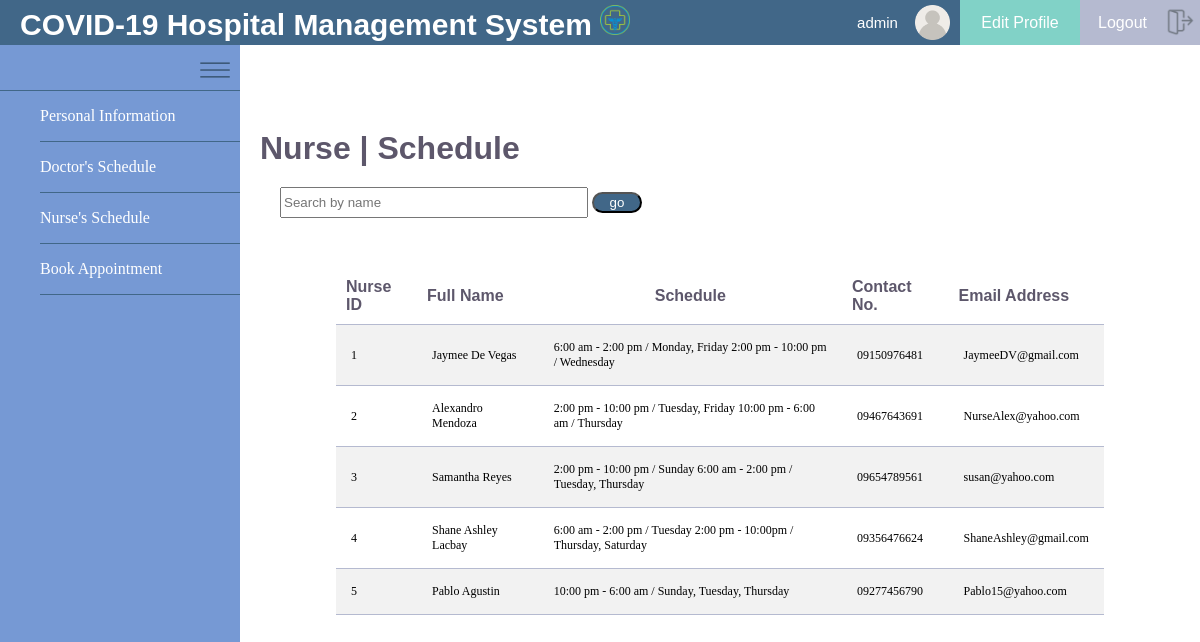
The page /Receptionist/rnurse_schedule.php (signed in) on the database its author committed.
### tables this page shows
CREATE TABLE `nurse_register` (
  `ID` int(11) NOT NULL,
  `nFull_name` varchar(255) NOT NULL,
  `nBirthday` date NOT NULL,
  `nSchedule` varchar(255) NOT NULL,
  `nAddress` varchar(255) NOT NULL,
  `nContact_no` varchar(200) NOT NULL,
  `nEmail_Add` varchar(255) NOT NULL,
  `nUsername` varchar(255) NOT NULL,
  `nPassword` varchar(255) NOT NULL
);

### Receptionist/rnurse_schedule.php (the view, shortened to what this page needs)
<?php include('code.php'); ?>
<!DOCTYPE html>
<html>
<head>
	<link rel="stylesheet" type="text/css" href="r.css">
</head>
<body>
		<div class="navbar">
		<h1 id="name">COVID-19 Hospital Management System
			<img src="images/hospital.png" id="hospital">
		</h1>
	</div>
	<div id="username" style="font-family: arial; color: white; text-align: center; justify-content: center; line-height: 45px; font-size: 15px;">
		<img src="Images/user.png" id="userpng">
		<?php echo $_SESSION ['username'];?>
	</div>
	<div>
	<a href="recep_edit.php"><div id="edit" style="font-family: arial; color: white; text-align: center; justify-content: center; line-height: 45px; font-size: 16px;">Edit Profile <img src="Images/edit.png" id="editpng"> </div></a>
		 	<a href="logout.php"><div id="logout" style="font-family: arial; color: white; text-align: center; justify-content: center; line-height: 45px; font-size: 16px;">Logout <img src="Images/logout.png" id="logoutpng"></div></a>
	<div id="menu">
		<img src="Images/menu.png" id="menus">
	</div>
	<div class="area">
		<h1 class="htitle">Nurse | Schedule</h1>
		<div id="search">
			<?php if(isset($_POST['go'])){
			$search = $_POST['search'];
			$sql = "SELECT ID, nFull_name, nSchedule, nContact_no, nEmail_Add FROM nurse_register WHERE nFull_name LIKE '%$search%'";
		}else{
			$sql = "SELECT ID, nFull_name, nSchedule, nContact_no, nEmail_Add FROM nurse_register";
			$search ="";
		}
			$results = mysqli_query($db, $sql );
		 ?>
			<form method="post" action="rnurse_schedule.php">
			<input type="text" name="search" placeholder="Search by name" value="<?php echo $search;?>">
			<button name="go">go</button>
		</form>
		</div>
			<table width="80%" class="tbl">
				<tr class="tr">
						<th class="th">Nurse ID</th>
						<th class="th">Full Name</th>
						<th class="th" style="text-align: center;">Schedule</th>
						<th class="th">Contact No.</th>
						<th class="th">Email Address</th>
					</tr>
				<?php while ($row = mysqli_fetch_array($results)) { ?>
					<tr class="tr">
						<td class="td"><?php echo $row['ID']; ?></td>
						<td class="td"><?php echo $row['nFull_name']; ?></td>
						<td class="td"><?php echo $row['nSchedule']; ?></td>
						<td class="td"><?php echo $row['nContact_no']; ?></td>
						<td class="td"><?php echo $row['nEmail_Add']; ?></td>
					</tr>
				<?php } ?>
				</table>
	</div>
	<div id="menulist">
		<ul>
			<li><a href="home.php">Personal Information</a></li>
			<li><a href="rdoctor_sched.php">Doctor's Schedule</a></li>
			<li><a href="rnurse_schedule.php">Nurse's Schedule</a></li>
			<li><a href="book_appointment.php">Book Appointment</a></li>
		</ul>
	</div>
</body>
</html>

### Receptionist/r.css (style rules this page uses)
* { margin: 0; }
#hospital { width: 30px; height: 30px; padding-top: 5px; }
#name { font-family: helvetica; font-size: 30px; color: white; text-align: left; text-indent: 20px; }
.navbar { background: #416788; width: 70%; height: 45px; float: left; }
#username { width: 10%; float: left; background: #416788; height: 45px; }
#edit { width: 10%; background: #81D2c7; float: left; height: 45px; }
#logout { width: 10%; background: #b5bad0; float: left; height: 45px; }
#menu { background: #7699d4; width: 20%; height: 45px; border-bottom: 1px solid #416788; float: left; }
#menulist { background: #7699d4; width: 20%; height:100vh; }
ul { box-sizing: border-box; }
ul li { font-family: verdana; background: #7699d4; border-bottom: 1px solid #416788; line-height: 50px; list-style: none; }
ul li a { text-decoration: none; color: white; }
.htitle { font-family: Arial; margin-top: 85px; text-indent:20px; color: #5d576b; }
.area { overflow: hidden; overflow-y: scroll; background: white; float: right; width: 80%; height: calc(100vh - 45px); box-sizing: border-box; }
.tbl { margin: 30px auto; border-collapse: collapse; }
.th { text-align: left; border: none; border-bottom: 1px solid #b5bad0; color: #5d576b; font-family: helvetica; font-weight: 500px; padding: 10px; }
.td { font-family: verdana; font-size: 12px; padding: 15px; border: none; border-bottom: 1px solid #b5bad0; }
.tr { padding: 20px; }
.tr:nth-child(even) { background-color: #f2f2f2; }
#search { margin-left: 20px; padding: 20px; }
#search input { height: 25px; width: 300px; }
#search button { background: #416788; width: 50px; color: white; border-radius: 20px; }
#menus { height: 50px; width: 50px; float: right; }
#userpng { padding-top: 5px; padding-right: 10px; height: 35px; width: 35px; float: right; }
#logoutpng { padding-top: 5px; padding-right: 5px; height: 40px; width: 30px; float: right; }

### rows shown on the page
nurse_register: ID "1", nFull_name "Jaymee De Vegas", nSchedule "6:00 am - 2:00 pm / Monday, Friday 2:00 pm - 10:00 pm / Wednesday", nContact_no "09150976481", nEmail_Add "JaymeeDV@gmail.com"
nurse_register: ID "2", nFull_name "Alexandro Mendoza", nSchedule "2:00 pm - 10:00 pm / Tuesday, Friday 10:00 pm - 6:00 am / Thursday", nContact_no "09467643691", nEmail_Add "NurseAlex@yahoo.com"
nurse_register: ID "3", nFull_name "Samantha Reyes", nSchedule "2:00 pm - 10:00 pm / Sunday 6:00 am - 2:00 pm / Tuesday, Thursday", nContact_no "09654789561", nEmail_Add "susan@yahoo.com"
nurse_register: ID "4", nFull_name "Shane Ashley Lacbay", nSchedule "6:00 am - 2:00 pm / Tuesday 2:00 pm - 10:00pm / Thursday, Saturday", nContact_no "09356476624", nEmail_Add "ShaneAshley@gmail.com"
nurse_register: ID "5", nFull_name "Pablo Agustin", nSchedule "10:00 pm - 6:00 am / Sunday, Tuesday, Thursday", nContact_no "09277456790", nEmail_Add "Pablo15@yahoo.com"

### other values the page prints
$_SESSION ['username'] "admin"
